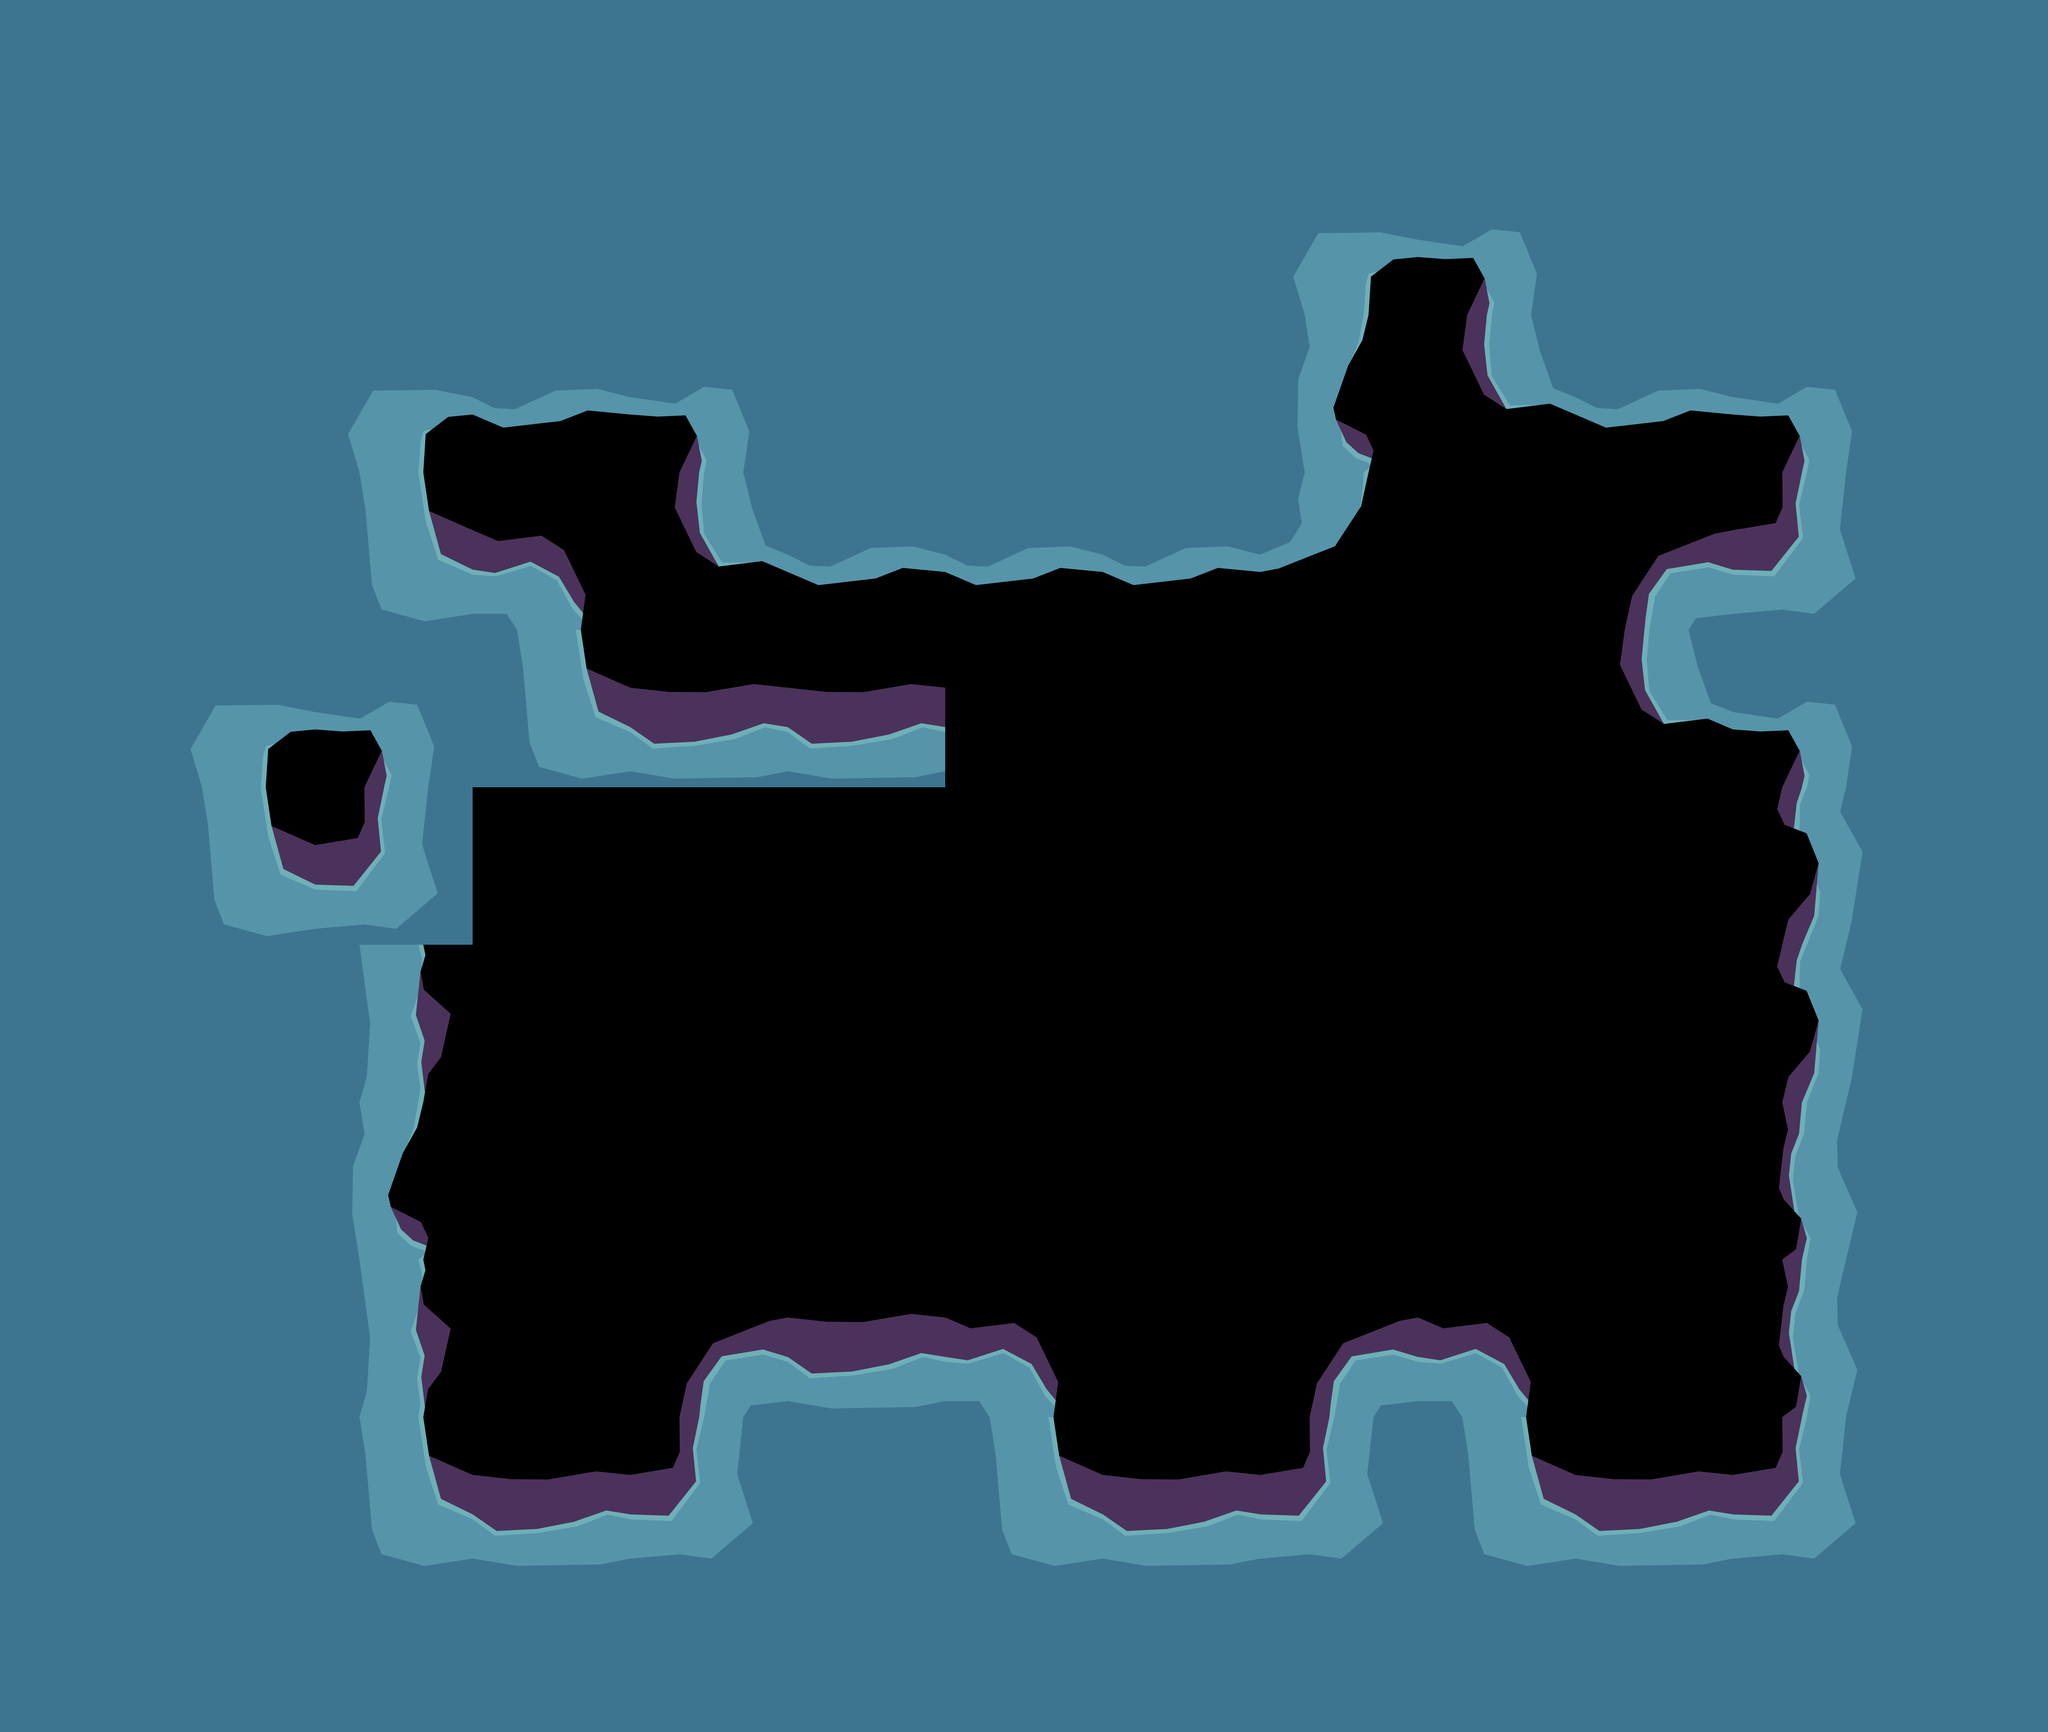

This game map was drawn from its Tiled (.tmx) file and the tilesets committed beside it. A one-line description and the full map source follow:
An orthogonal 13x11 tile map with 512x512 px tiles, 1 tile layer (Tile Layer 1), 22 tilesets and 13 objects (2, 1).

<map version="1.10" tiledversion="1.10.2" orientation="orthogonal" renderorder="right-down" width="13" height="11" tilewidth="512" tileheight="512" infinite="0" nextlayerid="10" nextobjectid="143">
 <editorsettings>
  <export target="../level4.json" format="json" />
 </editorsettings>
 <tileset firstgid="1" source="Polar_Cliff_center.tsx" />
 <tileset firstgid="1" source="Polar_Cliff_Corner_1.tsx" />
 <tileset firstgid="1" source="Polar_Cliff_Edge_4.tsx" />
 <tileset firstgid="1" source="Polar_Cliff_Corner_2.tsx" />
 <tileset firstgid="1" source="Polar_Cliff_Corner_6.tsx" />
 <tileset firstgid="1" source="Polar_Cliff_Corner_5.tsx" />
 <tileset firstgid="1" source="Polar_Cliff_Corner_4.tsx" />
 <tileset firstgid="1" source="Polar_Cliff_Corner_3.tsx" />
 <tileset firstgid="1" source="Polar_Cliff_Corner_7_large.tsx" />
 <tileset firstgid="1" source="Polar_Cliff_Edge_2.tsx" />
 <tileset firstgid="1" source="Polar_Cliff_Edge_3.tsx" />
 <tileset firstgid="1" source="Polar_Cliff_Edge_1.tsx" />
 <tileset firstgid="1" source="Polar_Cliff_Corner_8.tsx" />
 <tileset firstgid="1" source="Polar_Cliff_Edge_5.tsx" />
 <tileset firstgid="1" source="Polar_Cliff_Edge_6.tsx" />
 <tileset firstgid="1" source="polar_cliff_edge_left_side.tsx" />
 <tileset firstgid="1" source="salmon_walk_2_small.tsx" />
 <tileset firstgid="2" source="Ursa.tsx" />
 <tileset firstgid="8" source="tundra_tree_snow_small.tsx" />
 <tileset firstgid="9" source="cave.tsx" />
 <tileset firstgid="10" source="tiles.tsx" />
 <tileset firstgid="25" source="marker.tsx" />
 <layer id="1" name="Tile Layer 1" width="13" height="11">
  <data encoding="csv">
10,10,10,10,10,10,10,10,10,10,10,10,10,
10,10,10,10,10,10,10,10,18,11,10,10,10,
10,10,18,20,11,10,10,10,21,14,20,11,10,
10,10,13,15,14,20,20,20,16,0,24,12,10,
10,18,11,13,17,17,0,0,0,0,14,11,10,
10,13,12,0,0,0,0,0,0,0,0,23,10,
10,10,22,0,0,0,0,0,0,0,0,23,10,
10,10,21,0,0,0,0,0,0,0,0,19,10,
10,10,22,0,24,17,15,0,24,15,0,19,10,
10,10,13,17,12,10,13,17,12,13,17,12,10,
10,10,10,10,10,10,10,10,10,10,10,10,10
</data>
 </layer>
 <objectgroup id="2" name="player">
  <object id="100" gid="2" x="1497.86" y="1708.52" width="256" height="256" />
 </objectgroup>
 <group id="3" name="constants" />
 <objectgroup id="4" name="enemies">
  <object id="47" name="2" gid="1" x="742.726" y="2852.49" width="512" height="512" />
 </objectgroup>
 <objectgroup id="5" name="trees">
  <object id="82" gid="8" x="1742.18" y="2102.25" width="198.782" height="269.923" />
  <object id="117" gid="8" x="1876.08" y="2088.51" width="211.986" height="234.711" />
  <object id="119" gid="8" x="3087.16" y="2521.21" width="211.986" height="234.711" />
  <object id="120" gid="8" x="3188.11" y="2593.5" width="211.986" height="234.711" />
  <object id="121" gid="8" x="3274.1" y="2543.33" width="211.986" height="234.711" />
  <object id="122" gid="8" x="3365.01" y="2588.78" width="211.986" height="234.711" />
  <object id="123" gid="8" x="3474.1" y="2543.33" width="211.986" height="234.711" />
  <object id="124" gid="8" x="3555.92" y="2584.23" width="211.986" height="234.711" />
  <object id="125" gid="8" x="3628.65" y="2529.69" width="211.986" height="234.711" />
 </objectgroup>
 <objectgroup id="6" name="object" />
 <objectgroup id="7" name="cave">
  <object id="99" gid="9" x="5105.73" y="4614.06" width="512" height="512" />
 </objectgroup>
 <objectgroup id="8" name="rock" />
 <objectgroup id="9" name="markers">
  <object id="108" name="2" type="1" gid="25" x="1915.89" y="4402.36" width="128" height="128" />
 </objectgroup>
</map>